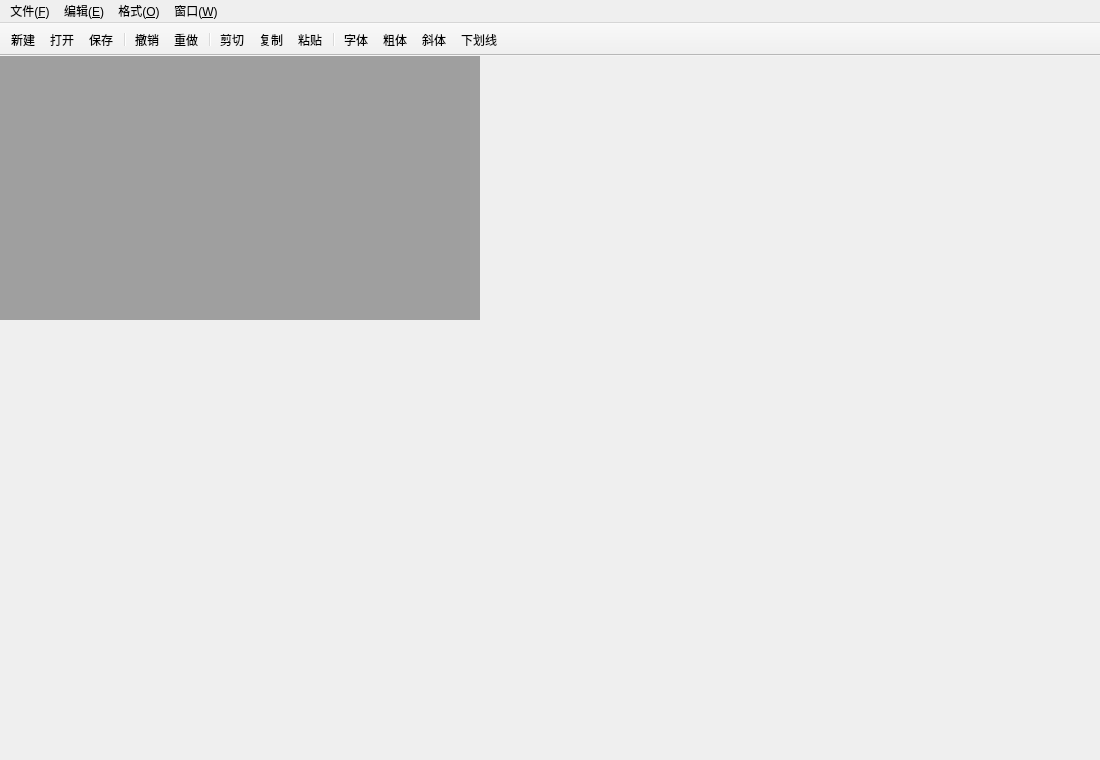
<?xml version="1.0" encoding="UTF-8"?>
<ui version="4.0">
 <class>MainWindow</class>
 <widget class="QMainWindow" name="MainWindow">
  <property name="geometry">
   <rect>
    <x>0</x>
    <y>0</y>
    <width>1100</width>
    <height>760</height>
   </rect>
  </property>
  <property name="windowTitle">
   <string>多文档文本编辑器</string>
  </property>
  <widget class="QMdiArea" name="mdiArea">
   <property name="minimumSize">
    <size>
     <width>480</width>
     <height>320</height>
    </size>
   </property>
  </widget>
  <widget class="QMenuBar" name="menubar">
   <property name="geometry">
    <rect>
     <x>0</x>
     <y>0</y>
     <width>1100</width>
     <height>26</height>
    </rect>
   </property>
   <widget class="QMenu" name="menuFile">
    <property name="title">
     <string>文件(&amp;F)</string>
    </property>
    <addaction name="actionNew"/>
    <addaction name="actionOpen"/>
    <addaction name="separator"/>
    <addaction name="actionSave"/>
    <addaction name="separator"/>
    <addaction name="actionExit"/>
   </widget>
   <widget class="QMenu" name="menuEdit">
    <property name="title">
     <string>编辑(&amp;E)</string>
    </property>
    <addaction name="actionUndo"/>
    <addaction name="actionRedo"/>
    <addaction name="separator"/>
    <addaction name="actionCut"/>
    <addaction name="actionCopy"/>
    <addaction name="actionPaste"/>
    <addaction name="separator"/>
    <addaction name="actionFind"/>
    <addaction name="actionReplace"/>
   </widget>
   <widget class="QMenu" name="menuFormat">
    <property name="title">
     <string>格式(&amp;O)</string>
    </property>
    <addaction name="actionFont"/>
    <addaction name="separator"/>
    <addaction name="actionBold"/>
    <addaction name="actionItalic"/>
    <addaction name="actionUnderline"/>
    <addaction name="separator"/>
    <addaction name="actionAlignLeft"/>
    <addaction name="actionAlignCenter"/>
    <addaction name="actionAlignRight"/>
   </widget>
   <widget class="QMenu" name="menuWindow">
    <property name="title">
     <string>窗口(&amp;W)</string>
    </property>
    <addaction name="actionCascade"/>
    <addaction name="actionTileHorizontal"/>
    <addaction name="actionTileVertical"/>
   </widget>
   <addaction name="menuFile"/>
   <addaction name="menuEdit"/>
   <addaction name="menuFormat"/>
   <addaction name="menuWindow"/>
  </widget>
  <widget class="QToolBar" name="mainToolBar">
   <property name="windowTitle">
    <string>主工具栏</string>
   </property>
   <property name="movable">
    <bool>false</bool>
   </property>
   <property name="toolButtonStyle">
    <enum>Qt::ToolButtonTextOnly</enum>
   </property>
   <attribute name="toolBarArea">
    <enum>TopToolBarArea</enum>
   </attribute>
   <attribute name="toolBarBreak">
    <bool>false</bool>
   </attribute>
   <addaction name="actionNew"/>
   <addaction name="actionOpen"/>
   <addaction name="actionSave"/>
   <addaction name="separator"/>
   <addaction name="actionUndo"/>
   <addaction name="actionRedo"/>
   <addaction name="separator"/>
   <addaction name="actionCut"/>
   <addaction name="actionCopy"/>
   <addaction name="actionPaste"/>
   <addaction name="separator"/>
   <addaction name="actionFont"/>
   <addaction name="actionBold"/>
   <addaction name="actionItalic"/>
   <addaction name="actionUnderline"/>
  </widget>
 <action name="actionNew">
  <property name="text">
   <string>新建</string>
  </property>
  <property name="shortcut">
   <string>Ctrl+N</string>
  </property>
 </action>
 <action name="actionOpen">
  <property name="text">
   <string>打开...</string>
  </property>
  <property name="shortcut">
   <string>Ctrl+O</string>
  </property>
 </action>
 <action name="actionSave">
  <property name="text">
   <string>保存</string>
  </property>
  <property name="shortcut">
   <string>Ctrl+S</string>
  </property>
 </action>
 <action name="actionExit">
  <property name="text">
   <string>退出</string>
  </property>
  <property name="shortcut">
   <string>Ctrl+Q</string>
  </property>
 </action>
 <action name="actionUndo">
  <property name="text">
   <string>撤销</string>
  </property>
  <property name="shortcut">
   <string>Ctrl+Z</string>
  </property>
 </action>
 <action name="actionRedo">
  <property name="text">
   <string>重做</string>
  </property>
  <property name="shortcut">
   <string>Ctrl+Y</string>
  </property>
 </action>
 <action name="actionCut">
  <property name="text">
   <string>剪切</string>
  </property>
  <property name="shortcut">
   <string>Ctrl+X</string>
  </property>
 </action>
 <action name="actionCopy">
  <property name="text">
   <string>复制</string>
  </property>
  <property name="shortcut">
   <string>Ctrl+C</string>
  </property>
 </action>
 <action name="actionPaste">
  <property name="text">
   <string>粘贴</string>
  </property>
  <property name="shortcut">
   <string>Ctrl+V</string>
  </property>
 </action>
 <action name="actionFind">
  <property name="text">
   <string>查找...</string>
  </property>
  <property name="shortcut">
   <string>Ctrl+F</string>
  </property>
 </action>
 <action name="actionReplace">
  <property name="text">
   <string>替换...</string>
  </property>
  <property name="shortcut">
   <string>Ctrl+H</string>
  </property>
 </action>
 <action name="actionFont">
  <property name="text">
   <string>字体...</string>
  </property>
 </action>
 <action name="actionBold">
  <property name="checkable">
   <bool>true</bool>
  </property>
  <property name="text">
   <string>粗体</string>
  </property>
  <property name="shortcut">
   <string>Ctrl+B</string>
  </property>
 </action>
 <action name="actionItalic">
  <property name="checkable">
   <bool>true</bool>
  </property>
  <property name="text">
   <string>斜体</string>
  </property>
  <property name="shortcut">
   <string>Ctrl+I</string>
  </property>
 </action>
 <action name="actionUnderline">
  <property name="checkable">
   <bool>true</bool>
  </property>
  <property name="text">
   <string>下划线</string>
  </property>
  <property name="shortcut">
   <string>Ctrl+U</string>
  </property>
 </action>
 <action name="actionAlignLeft">
  <property name="checkable">
   <bool>true</bool>
  </property>
  <property name="text">
   <string>左对齐</string>
  </property>
  <property name="shortcut">
   <string>Ctrl+L</string>
  </property>
 </action>
 <action name="actionAlignCenter">
  <property name="checkable">
   <bool>true</bool>
  </property>
  <property name="text">
   <string>居中</string>
  </property>
  <property name="shortcut">
   <string>Ctrl+E</string>
  </property>
 </action>
 <action name="actionAlignRight">
  <property name="checkable">
   <bool>true</bool>
  </property>
  <property name="text">
   <string>右对齐</string>
  </property>
  <property name="shortcut">
   <string>Ctrl+R</string>
  </property>
 </action>
 <action name="actionCascade">
  <property name="text">
   <string>层叠窗口</string>
  </property>
 </action>
 <action name="actionTileHorizontal">
  <property name="text">
   <string>水平平铺</string>
  </property>
 </action>
 <action name="actionTileVertical">
  <property name="text">
   <string>垂直平铺</string>
  </property>
 </action>
 </widget>
</ui>
